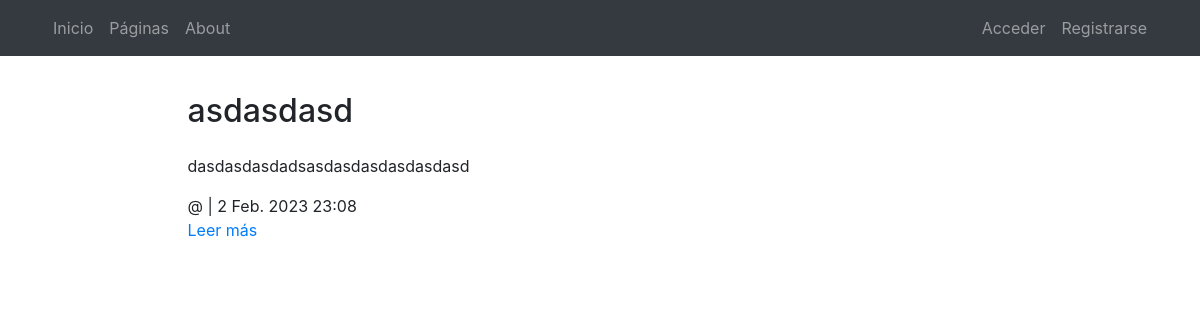
Page /pages/ on the earlier database version.
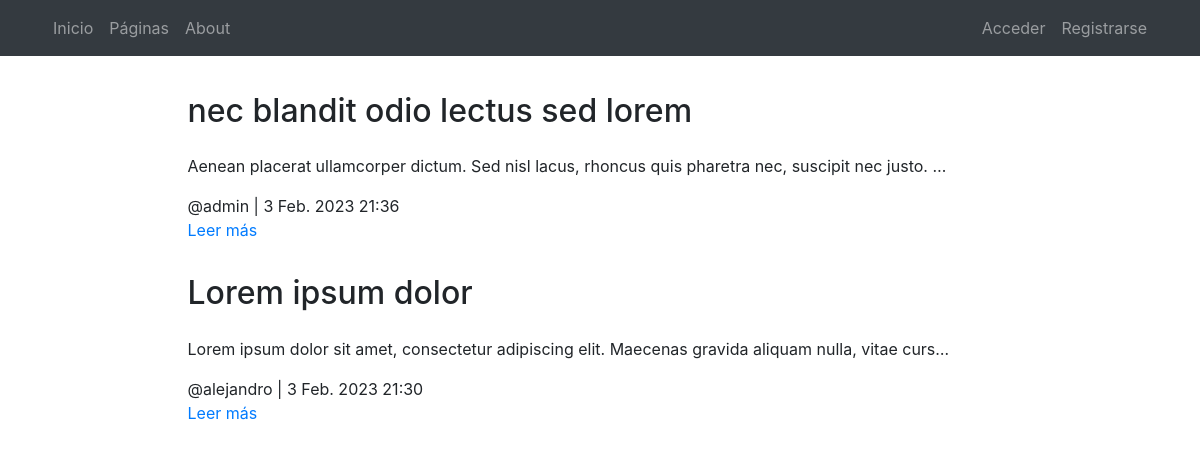
Same page on the later database version.
### pages/models.py (models this page shows, shortened)
class Page(models.Model):
    title = models.CharField(verbose_name="Título", max_length=200)
    subtitle = models.CharField(verbose_name="Subtítulo", max_length=200)
    content = RichTextField(verbose_name="Contenido")
    order = models.SmallIntegerField(verbose_name="Orden", default=0)
    created = models.DateTimeField(auto_now_add=True, verbose_name="Fecha de creación")
    updated = models.DateTimeField(auto_now=True, verbose_name="Fecha de edición")
    author = models.ForeignKey(User, default= '', on_delete=models.CASCADE, related_name='posts')
    image = models.ImageField(upload_to='imagenes/',null=True, blank=True)
    class Meta:
        verbose_name = "página"
        verbose_name_plural = "páginas"
        ordering = ['order', 'title']

### pages/views.py (the view)
# urls.py: path('', PageListView.as_view(), name='pages'),
class PageListView(ListView):
    model=Page

### pages/templates/pages/page_list.html (shortened to what this page needs)
{% extends 'core/base.html' %}
{% load static %}
{% block content %}
<main role="main">
    <div class="container mb-4">
        {% if page_list %}
        {% for page in page_list|dictsort:"id" reversed %}
        <div class="row mt-3">
            <div class="col-md-9 mx-auto">
                <h2 class="mb-4">{{page.title}}</h2>
                <div>
                    <p>{{page.content|striptags|safe|truncatechars:"100"}}</p>
                    @{{page.author}} | {{page.created}}
                    <p><a href="{% url 'pages:page' page.id %}">Leer más</a>
                    </p>
                </div>
            </div>
        </div>
        {% endfor %}
        {% else %}
        <div class="row mt-3">
            <div class="col-md-9 mx-auto">
                <h2 class="mb-4">No hay entradas aún</h2>
            </div>
        </div>
        {% endif %}
    </div>
</main>
{% endblock %}

Differences in the rows shown:
removed Page: title "asdasdasd", content "dasdasdasdadsasdasdasdasdasdasd", created "2 Feb. 2023 23:08"
added Page: title "nec blandit odio lectus sed lorem", content "Aenean placerat ullamcorper dictum. Sed nisl lacus, rhoncus quis pharetra nec, suscipit nec justo. …", author "admin", created "3 Feb. 2023 21:36"
added Page: title "Lorem ipsum dolor", content "Lorem ipsum dolor sit amet, consectetur adipiscing elit. Maecenas gravida aliquam nulla, vitae curs…", author "alejandro", created "3 Feb. 2023 21:30"
